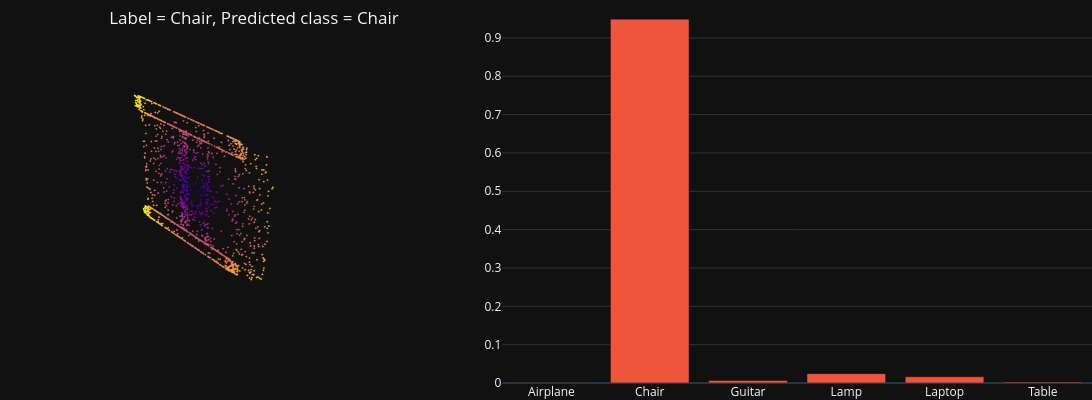

The notebook cell saved with this chart:
### Markdown cell above
## Test on individual items

### Code cell
# Random test sample
test_sample = test_set1[np.random.choice(np.arange(len(test_set1)))]
batch_dict = collate_fn([test_sample])
x = batch_dict['points'].transpose(1, 2).to(device)

# Get model predictions
model_preds, _ = classifier1(x)
predicted_class = torch.argmax(model_preds, axis=1).detach().cpu().numpy()[0]
predicted_class_name = class_id_name_map[predicted_class]
pred_class_probs = F.softmax(model_preds.flatten(), dim=None).detach().cpu().numpy()

# plot results
title = f"Label = {test_sample['class_name']}, Predicted class = {predicted_class_name}"
fig = make_subplots(rows=1, cols=2, specs=[[{"type": "scatter3d"}, {}]], column_widths=[0.4, 0.6])
fig.update_layout(template="plotly_dark", scene=PCD_SCENE, height = 400, width = 1200,
                title=title, title_x=0.1, title_y=0.97, margin=dict(r=0, b=0, l=0, t=0))    
fig.add_trace(plot_pc_data3d(x=test_sample['points'][:,0], y=test_sample['points'][:,1], z=test_sample['points'][:,2]), row=1, col=1)
fig.add_trace(go.Bar(x=list(class_name_id_map.keys()), y=pred_class_probs, showlegend=False), row=1, col=2)
fig.show()

### Figure 1 — Plotly figure (JSON) as saved in the notebook; plotly's stock layout.template omitted (floating-point values rounded to 4 significant figures; data arrays with more than 128 entries replaced by an {"elided": "..."} marker saying what was removed)
{"data": [{"hoverinfo": "skip", "marker": {"color": {"elided": "2500 float values"}, "opacity": 1, "size": 1}, "mode": "markers", "scene": "scene", "showlegend": false, "type": "scatter3d", "x": {"elided": "2500 float values"}, "y": {"elided": "2500 float values"}, "z": {"elided": "2500 float values"}}, {"showlegend": false, "type": "bar", "x": ["Airplane", "Chair", "Guitar", "Lamp", "Laptop", "Table"], "xaxis": "x", "y": [0.001587, 0.9489, 0.00644, 0.02444, 0.01622, 0.002367], "yaxis": "y"}], "layout": {"height": 400, "margin": {"b": 0, "l": 0, "r": 0, "t": 0}, "scene": {"aspectmode": "data", "domain": {"x": [0, 0.36], "y": [0, 1]}, "xaxis": {"visible": false}, "yaxis": {"visible": false}, "zaxis": {"visible": false}}, "title": {"text": "Label = Chair, Predicted class = Chair", "x": 0.1, "y": 0.97}, "width": 1200, "xaxis": {"anchor": "y", "domain": [0.46, 1]}, "yaxis": {"anchor": "x", "domain": [0, 1]}}}
